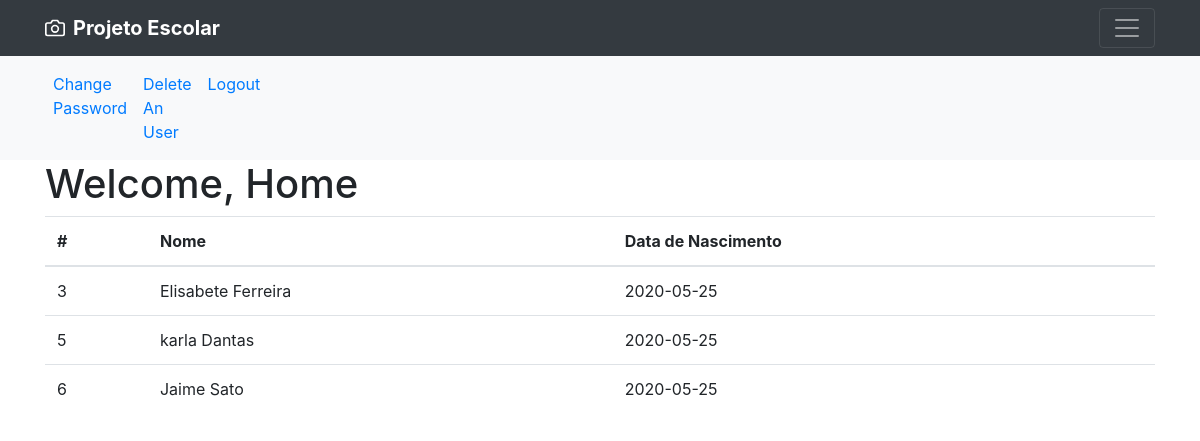
/home.php (signed in), run on an earlier commit of the app's database.
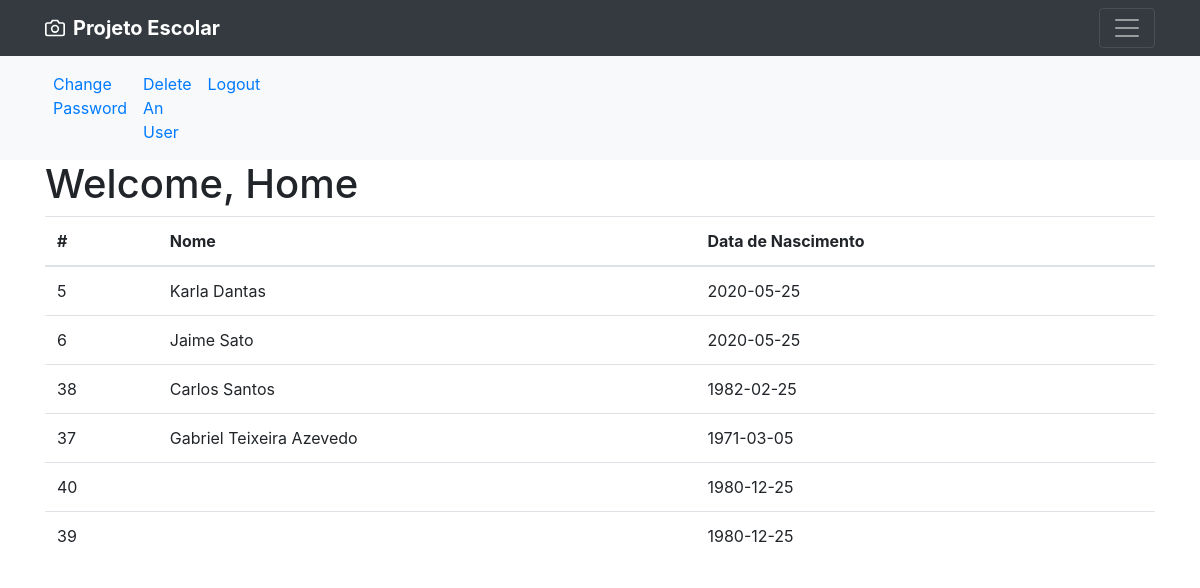
And on a later commit of the database.
### tables this page shows
CREATE TABLE IF NOT EXISTS `alunos` (
  `id` int(11) NOT NULL AUTO_INCREMENT,
  `status` char(11) NOT NULL,
  `cpf` char(11) NOT NULL,
  `nome` varchar(50) NOT NULL,
  `email` varchar(50) NOT NULL,
  `password` varchar(16) NOT NULL,
  `fone` char(14) NOT NULL,
  `data_nascimento` date DEFAULT NULL,
  PRIMARY KEY (`id`)
);

### home.php (the view, shortened to what this page needs)
<?
  require('includes/conn.php');
  $sql = "SELECT * FROM `alunos`";
  $result = $conn->query($sql);
?>
<!doctype html>
<html lang="en">
<head>
  <link href="assets/dist/css/bootstrap.min.css" rel="stylesheet">
  <link href="assets/dist/css/album.css" rel="stylesheet">
</head>
<body>
  <? require('includes/header.php'); ?>
  <? require('includes/menu.php'); ?>
  <div class="container">
    <h1>Welcome, Home</h1>
    <?
      if ($result->num_rows > 0) {
      echo '<table class="table">';
      echo '<thead>';
      echo '  <tr>';
      echo '    <th scope="col">#</th>';
      echo '    <th scope="col">Nome</th>';
      echo '    <th scope="col">Data de Nascimento</th>';
      echo '  </tr>';
      echo '</thead> ';
      while($row = $result->fetch_assoc()) {
          echo "<tr><td> " . $row["id"]. " </td><td> " . $row["nome"]. " </td><td>  " . $row["data_nascimento"]. "</td></tr>";
      }
      echo '</table>';
    } else {
      echo "Nenhum resultado. ";
    }
    ?>
</body>
</html>

### includes/header.php (shortened to what this page needs)
<header>
    <div class="navbar navbar-dark bg-dark shadow-sm">
      <div class="container d-flex justify-content-between">
        <a href="#" class="navbar-brand d-flex align-items-center">
          <strong>Projeto Escolar</strong>
        </a>
        <button class="navbar-toggler" type="button" data-toggle="collapse" data-target="#navbarHeader"
          aria-controls="navbarHeader" aria-expanded="false" aria-label="Toggle navigation">
          <span class="navbar-toggler-icon"></span>
        </button>
      </div>
    </div>
  </header>

### includes/menu.php
<nav class="navbar navbar-expand-sm bg-light">
    <div class="container">
        <div class="row">
            <div class="col-sm-8 col-md-7">
                <ul class="navbar-nav">
                <li class="nav-item">
                        <a class="nav-link" href="update.php">Change Password</a>
                    </li>
                    <li class="nav-item">
                        <a class="nav-link" href="delete.php">Delete An User</a>
                    </li>
                    <li class="nav-item">
                        <a class="nav-link" href='logout.php'>Logout</a>
                    </li>
                </ul>
            </div>
        </div>
    </div>
</nav>

What changed in the data, as far as the page shows it:
removed alunos: id "3", nome "Elisabete Ferreira", data_nascimento "2020-05-25"
changed alunos id 5: nome "karla Dantas" → "Karla Dantas"
added alunos: id "38", nome "Carlos Santos", data_nascimento "1982-02-25"
added alunos: id "37", nome "Gabriel Teixeira Azevedo", data_nascimento "1971-03-05"
added alunos: id "40", data_nascimento "1980-12-25"
added alunos: id "39", data_nascimento "1980-12-25"
